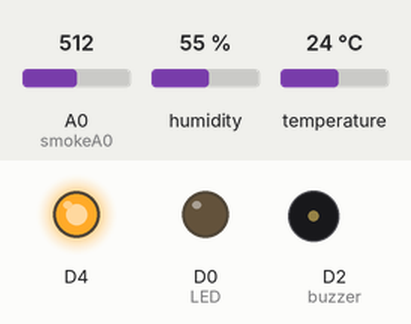
Bench run of a sketch on a simulated ESP8266 (NodeMCU). Parts: output pins drawn as LEDs (lit = HIGH, except the on-board LED, lit = LOW), buzzer (waves = sounding). The inputs (shaded band) are chosen by the test bench; at power-on: A0 (smokeA0) = 512, humidity 55 %, temperature 24 °C. WiFi joins after 1.5 s; servers stay silent unless stated; what the sketch prints to the serial monitor is not drawn.

Above: at 2.0 s.
At 32.4 s:
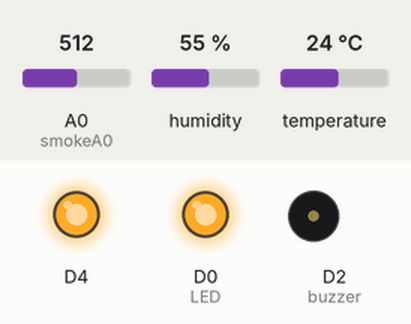
At 61.2 s:
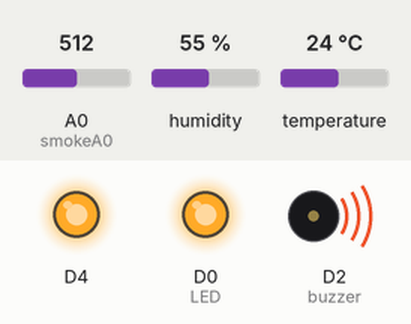
Timing chart, 0 to 67.8 s (numbered marks = the images above):
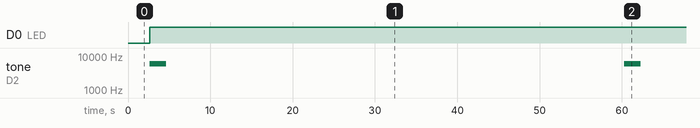

Measured:
- by itself, D0 (LED): LOW → HIGH at 2.6 s
- by itself, tone on D2 (buzzer): alternates 6000 Hz for 2.0 s and silent for 55.6 s

The sketch:

Miners_Helmet.ino
```cpp
#include "DHT.h"
#include <ESP8266WiFi.h>
#include <ThingSpeak.h>

#define DHTTYPE DHT11   // DHT 11
#define dht_dpin 5      //D1 pin
int LED = 0;
DHT dht(dht_dpin, DHTTYPE);

const char writeAPIKey[] = "FWW25O8VKLUTERU6";     //  Enter your Write API key from ThingSpeak
long myChannelNumber = 1896394;
WiFiClient client;

#define LED D0
int buzzer = D2;
int smokeA0 = A0;

// Your threshold value. You might need to change it.
int sensorThres = 500;

void setup() {
   Serial.println("in");
   dht.begin();

   pinMode(buzzer, OUTPUT);
   pinMode(smokeA0, INPUT);
   pinMode(BUILTIN_LED, OUTPUT);
   pinMode(LED, OUTPUT);
   Serial.begin(9600);
   WiFi.mode(WIFI_STA);
   WiFi.begin("Lele Bhikari", "Hello@world"); // Enter your WIFI SSID and Password here
   while (WiFi.status() != WL_CONNECTED)
   {
          delay(500);
          Serial.print(".");
   }
    Serial.println("");
    Serial.println("WiFi connected");
    Serial.println(WiFi.localIP());
    ThingSpeak.begin(client);
}

void loop() {

   delay(1000);

   //Reading gas sensor
   int analogSensor = analogRead(smokeA0);
   Serial.print("Gas sensor value: ");
   Serial.println(analogSensor);
   delay(100);

   float h = dht.readHumidity();
    float t = dht.readTemperature();
    float f = dht.readTemperature(true);
    if (isnan(h) || isnan(t) || isnan(f)) {
      Serial.println(F("Failed to read from DHT sensor!"));
      return;
    }

     float hif = dht.computeHeatIndex(f, h);

     float hic = dht.computeHeatIndex(t, h, false);
    Serial.print("Current humidity = ");
    Serial.print(h);
    Serial.print("%  ");
    Serial.print("temperature = ");
    Serial.print(t);
    Serial.print("C  ");
    Serial.print("Heat index: ");
    Serial.print(hic);
    Serial.print("C ");
    Serial.print(hif);
    Serial.println("F");

    // Checks if it has reached the threshold value
   if (analogSensor > sensorThres || t > 45 || h > 90)
   {
     tone(buzzer, 6000, 2000);
     digitalWrite(BUILTIN_LED, LOW);
     digitalWrite(LED, HIGH); // turn the LED on
     delay(50000);
   }
   else
   {
     noTone(buzzer);
     digitalWrite(BUILTIN_LED, HIGH);
     digitalWrite(LED, LOW); // turn the LED off
     delay(1000);
   }
//Uploading Data to thingspeak cloud
    Serial.println("%. Send to Thingspeak.");
    ThingSpeak.writeField(myChannelNumber, 5, analogSensor, writeAPIKey);
    ThingSpeak.writeField(myChannelNumber, 1, t, writeAPIKey);
    ThingSpeak.writeField(myChannelNumber, 2, h, writeAPIKey);
    ThingSpeak.writeField(myChannelNumber, 3, hic, writeAPIKey);
    ThingSpeak.writeField(myChannelNumber, 4, hif, writeAPIKey);
    delay(5000);
}
```
